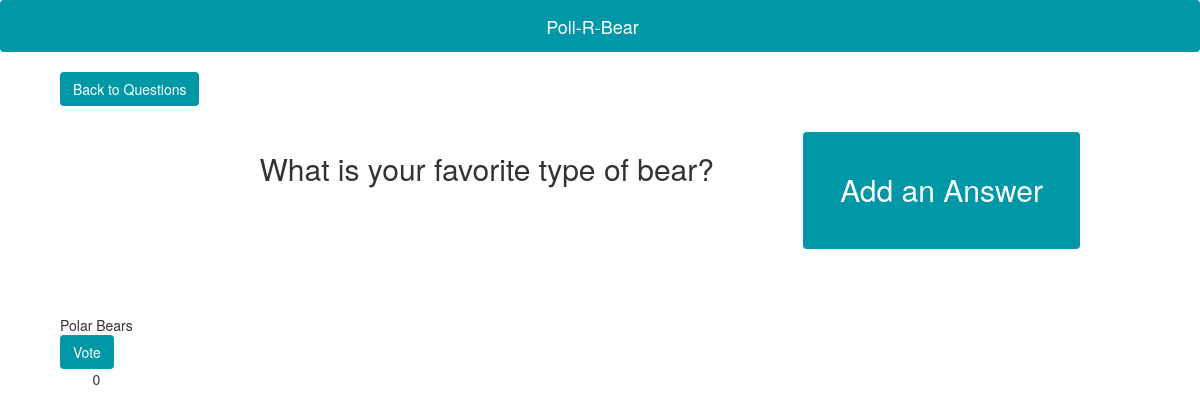
Before: /question/1 with the older database file.
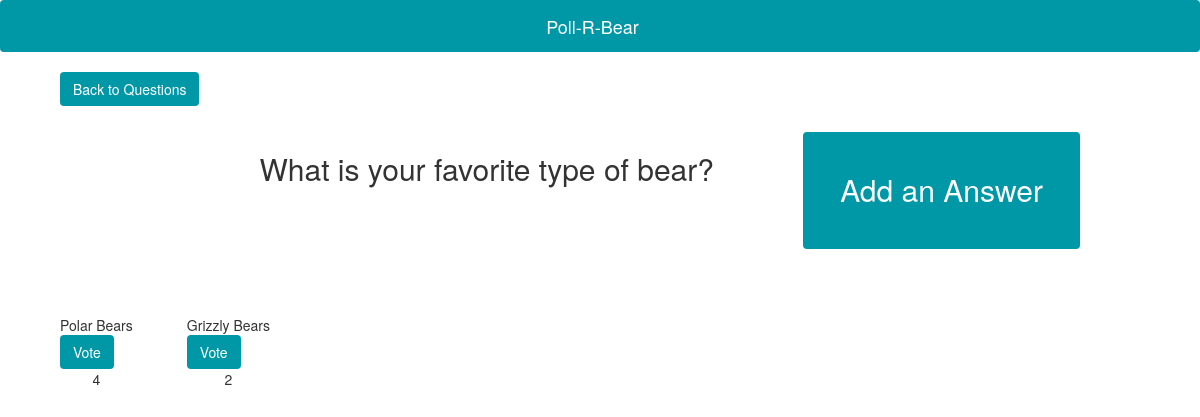
After: the same page with the newer database file.
### Poll_R_Bear/models.py (models this page shows, shortened)
class Answer(models.Model):
	question = models.ForeignKey(Question, on_delete=models.CASCADE)
	text = models.CharField(max_length=200)
	upvotes = models.IntegerField(default=0)

### Poll_R_Bear/views.py (the view)
# urls.py: url(r'^question/(?P<question_id>[0-9]+)$', bear_views.question, name="question"),
def question(request, question_id):
	question = Question.objects.get(id=question_id)
	answers = Answer.objects.filter(question=question).order_by('-upvotes')
	context = {'question': question,
				'answers': answers }
	return render(request, 'question.html', context)

### Poll_R_Bear/models.py (called while the page is built)
	def __str__(self):
		return self.text

### Poll_R_Bear/Templates/question.html (shortened to what this page needs)
<html>
<head>
	{% load static %}
	<link rel="stylesheet" href="https://maxcdn.bootstrapcdn.com/bootstrap/3.3.7/css/bootstrap.min.css"/>
	<link rel="stylesheet" type="text/css" href="{% static 'style.css' %}"/>
</head>
<body>
	<nav class="navbar navbar-fixed">
		<div class="container-fluid">
			<div class="navbar-header">
				<div class="navbar-brand" href="#">Poll-R-Bear
				</div>
			</div>
		</div>
	</nav>
	<a href='/index/'>
		<button class="btn btn-bear back"> Back to Questions </button>
	</a>
	<button type="button" class="btn btn-bear btn-fancy" id="answerCreate" data-toggle="modal" data-target="#create-answer">
		Add an Answer
	</button>
	<h2 class="question-title">
		{{ question }}
	</h2>
	<div class="answer-wrapper">
		{% for answer in answers %}
		<div class="answer">
			<p>{{answer.text}}</p>
			<button class="btn btn-bear" onclick="upvote({{answer.id}})">Vote</button>
			<p id="{{answer.id}}">{{answer.upvotes}}</p>
		</div>
    	{% endfor %}
	</div>
</body>
</html>

Changed rows visible on the page:
changed Answer "Polar Bears": upvotes "0" → "4"
added Answer: text "Grizzly Bears", upvotes "2"
